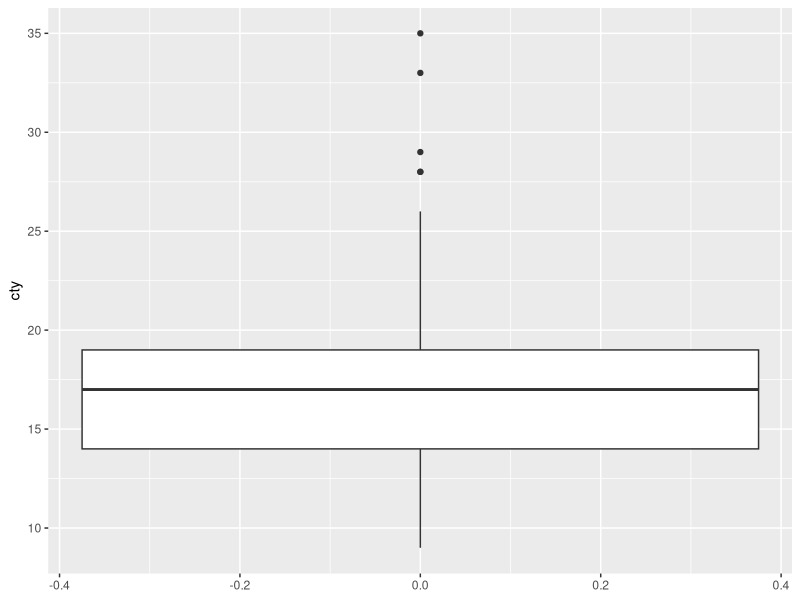
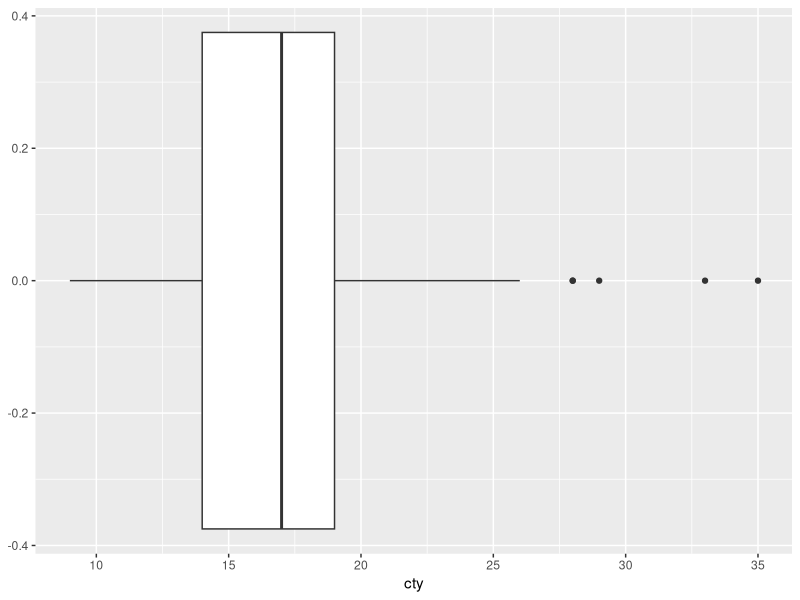
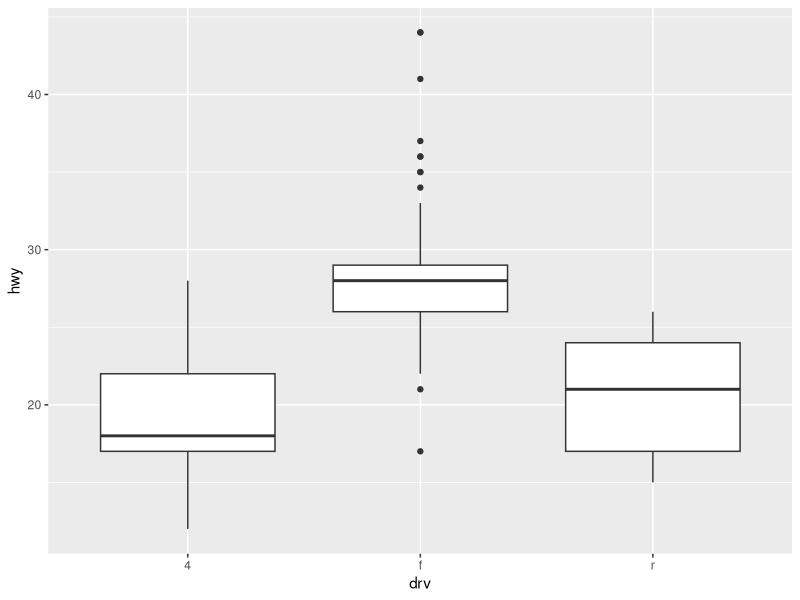
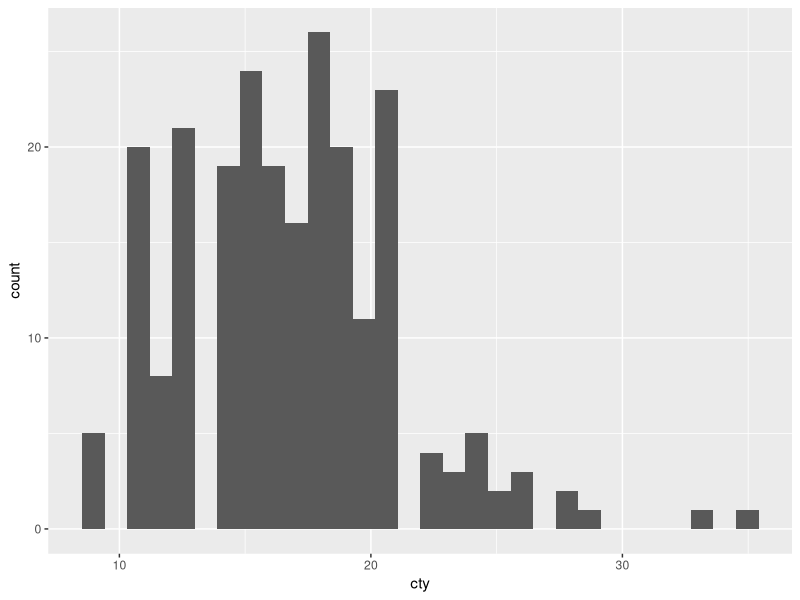
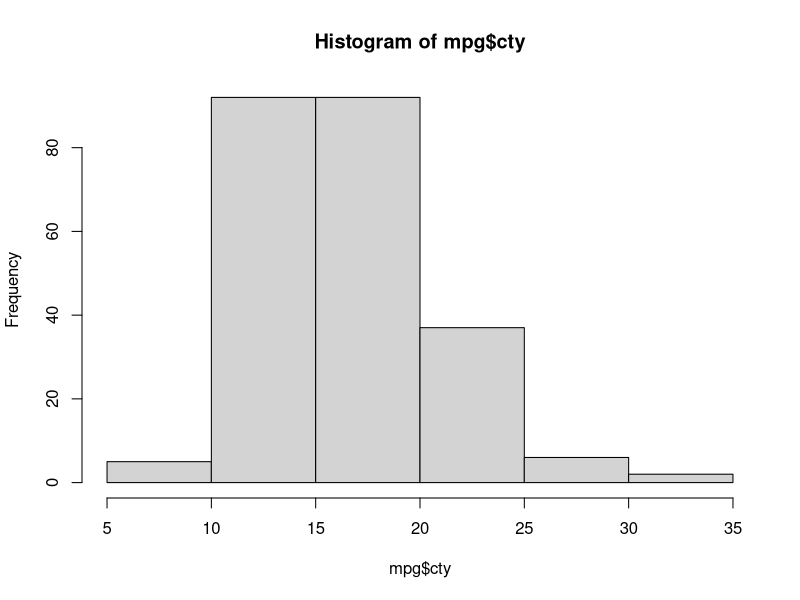
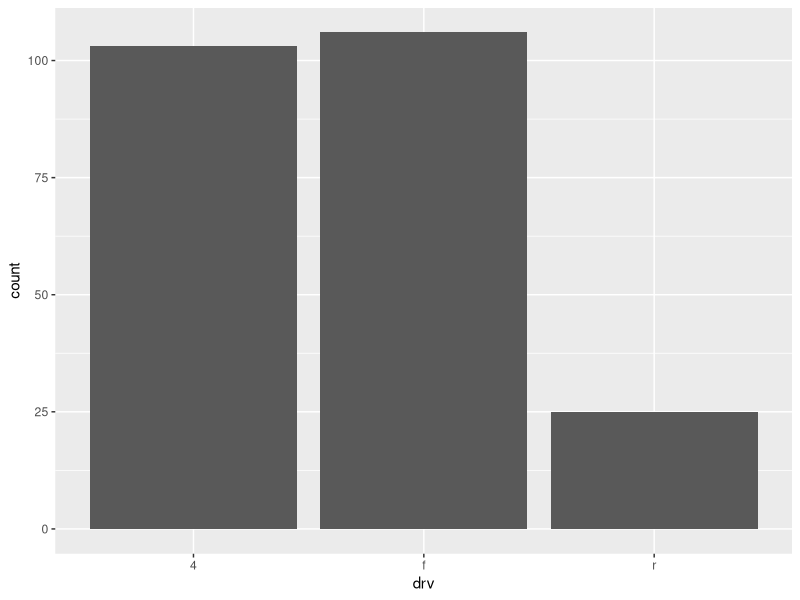
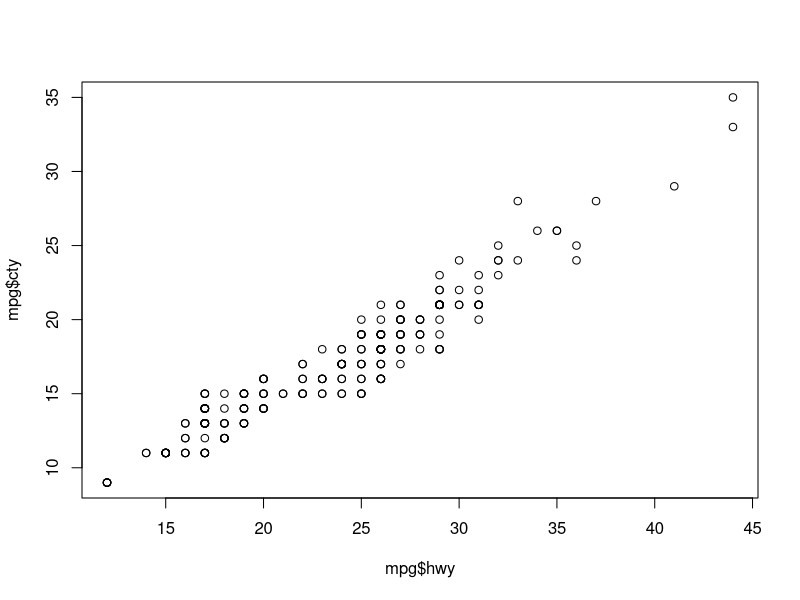
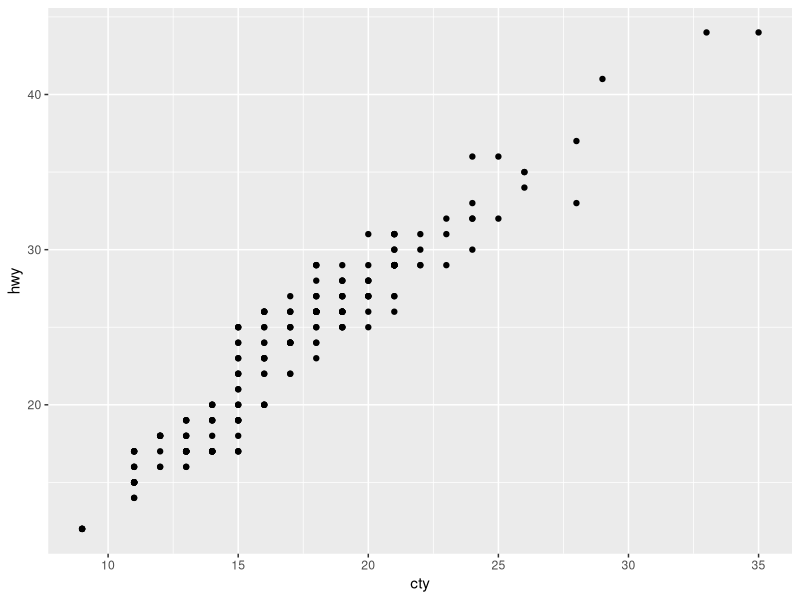

Here is the R script that generated these plots, in order:
#Chapter 2 Data Visualization ggplot practice (Tidyverse coding)
library(tidyverse)
mpg
View(mpg)
?mpg
#Lets create a boxplot
ggplot(data = mpg) +
  geom_boxplot(mapping = aes(y=cty))

ggplot(data = mpg) +
  geom_boxplot(mapping = aes(y=cty)) +
  coord_flip()


#Creating side by side boxplots (Show boxplots for highway mileage with respect to levels of a
# character variable)

ggplot(data = mpg) +
  geom_boxplot(mapping = aes(x=drv, y=hwy)) 


# Lets create histogram
ggplot(data = mpg) +
  geom_histogram(mapping = aes(x=cty))  #Tidyverse method

hist(mpg$cty)  #base R method


# Lets create stem and leaf plot
stem(mpg$cty)  # base R method


#bar graph
ggplot(data=mpg) +
  geom_bar(mapping = aes(drv))


# Lets create a scatter plot
plot(mpg$cty ~ mpg$hwy)   # base R method

ggplot(data=mpg) +
  geom_point(mapping = aes(x = cty, y=hwy))   #Tidyverse method


#scatter plot  (change the color of the data points)
ggplot(data=mpg) +
  geom_point(mapping = aes(x = cty, y=hwy), color = "red")

#scatter plot  (reflects patterns for different levels of a categorical variable)
ggplot(data=mpg) +
  geom_point(mapping = aes(x = cty, y=hwy, color = trans))


#scatter plot (adding a title and axis labels to the graph)
ggplot(data = mpg) +
  geom_point(mapping = aes(x=cty, y=hwy)) +
  xlab("city") +
  ylab("highway") +
  ggtitle("milespergallon")
#scatter plot (adding a regression line to your plot)
ggplot(data=mpg) +
  geom_point(mapping = aes(x=cty, y=hwy)) +
  xlab("city") +
  ylab("highway") + 
  ggtitle("milespergallon") +
  geom_smooth(method=lm, mapping=aes(x=cty,y=hwy)) 


#scatter plot (Adding a line that follows the general path of the 
#scatter plot)

ggplot(data=mpg) +
  geom_point(mapping = aes(x = cty, y=hwy)) +
  geom_smooth(mapping = aes(x = cty, y=hwy))


#scatter plot (Producing smooth lines for a specified categorical
#variable)
ggplot(data=mpg) +
  geom_point(mapping = aes(x = displ, y=hwy)) +
  geom_smooth(mapping = aes(x = displ, y=hwy, color = drv))


library(ggplot2)
mpg

#Creating Facet Plots

#example1 (Plotting over different levels for one categorical variable)
ggplot(data=mpg, mapping=(aes(x=cty,y=hwy))) +
  geom_point() +
  facet_wrap(~drv) 

#example2 (Plotting over different levels for one categorical variable, also showing regression lines)

ggplot(data=mpg, mapping=(aes(x=cty,y=hwy))) +
  geom_point() +
  geom_smooth(method=lm,se= FALSE) +
  facet_wrap(~drv) 



#example3  (Plotting over different levels for two categorical variables)
ggplot(data=mpg, mapping=(aes(x=cty,y=hwy))) +
  geom_point() +
  geom_smooth(method=lm,se=FALSE) +
  facet_grid(cyl~drv)

#example4  (Two ways for creating a histogram)
#method 1
ggplot(data = mpg) +
  geom_histogram(mapping= aes(x=hwy, binwidth = 2))

#method 2
ggplot(data=mpg, mapping = aes(x=hwy)) +
  geom_histogram(binwidth = 2)  

#example5 (Facet plotting for histograms over different levels of one
#categorical variable)
ggplot(data = mpg) +
  geom_histogram(mapping= aes(x=hwy)) +
  facet_wrap(~drv)


#example6 (Facet plotting for boxplots over different levels of one
#categorical variable)
ggplot(data = mpg)  +
  geom_boxplot(mapping=aes(y=cty)) +
  facet_wrap(~drv)


#example7 (Facet plotting for boxplots over different levels of two
#categorical variables)

ggplot(data = mpg)  +  
  geom_boxplot(mapping=aes(y=cty)) +
  facet_grid(cyl~drv)

#example 8  (changing the number of rows and columns of a facet plot)
ggplot(data=mpg, mapping=(aes(x=cty,y=hwy))) +
  geom_point() +
  facet_wrap(~class) 

# Change to 2 rows
ggplot(data=mpg, mapping=(aes(x=cty,y=hwy))) +
  geom_point() +              
  facet_wrap(~class, nrow = 2) 


# Change to 2 columns
ggplot(data=mpg, mapping=(aes(x=cty,y=hwy))) +
  geom_point() +
  facet_wrap(~class , ncol = 2) 







q()
y